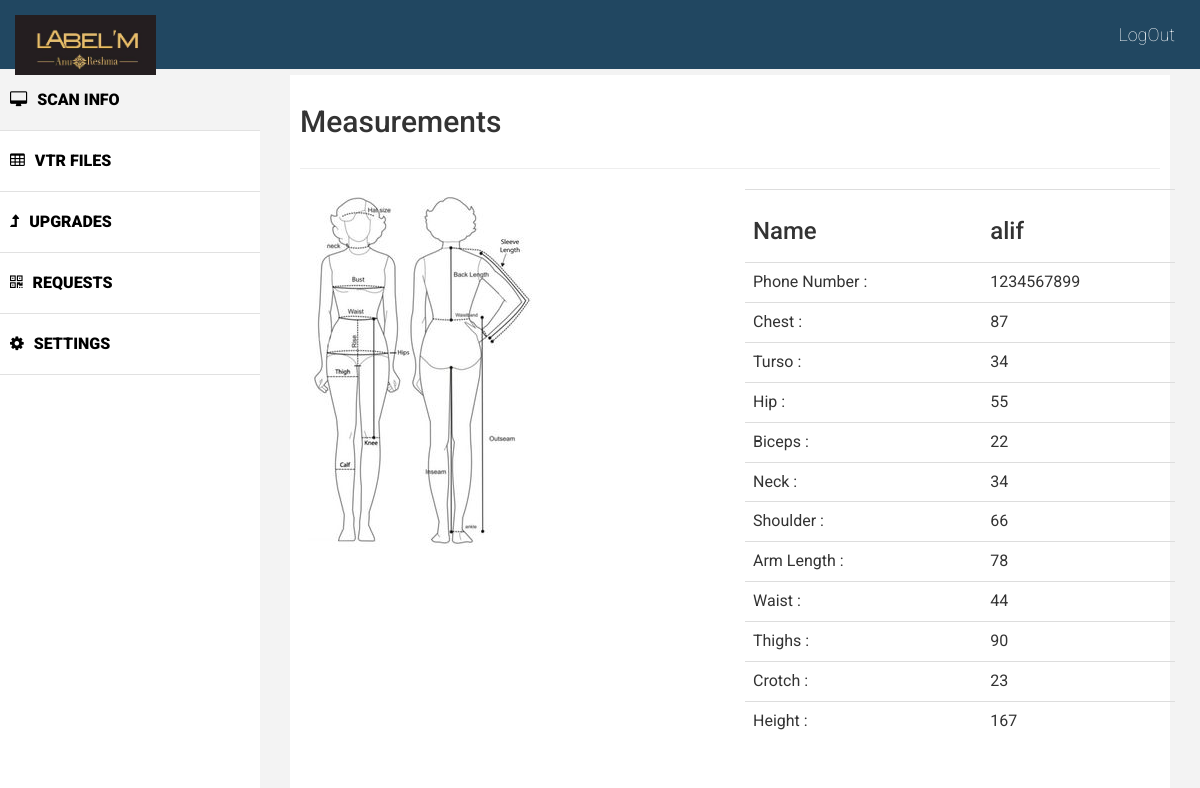
The app's page /Details.php?ph=1234567899 with its own data.
### tables this page shows
CREATE TABLE `user_table` (
  `Phone` int(250) UNSIGNED NOT NULL,
  `Password` varchar(50) NOT NULL,
  `UserName` varchar(100) DEFAULT NULL,
  `Gender` varchar(10) NOT NULL
);

CREATE TABLE `measurements` (
  `Phone` int(250) UNSIGNED NOT NULL,
  `Name` varchar(200) NOT NULL,
  `Date` datetime NOT NULL,
  `StoreId` int(200) NOT NULL,
  `Chest` int(11) DEFAULT NULL,
  `Turso` int(11) DEFAULT NULL,
  `Hip` int(11) DEFAULT NULL,
  `biceps` int(11) DEFAULT NULL,
  `Neck` int(250) NOT NULL,
  `Shoulder` int(250) NOT NULL,
  `ArmLength` int(250) NOT NULL,
  `Waist` int(250) NOT NULL,
  `Thighs` int(250) NOT NULL,
  `Crotch` int(250) NOT NULL,
  `Height` int(250) NOT NULL
);

### Details.php (the view, shortened to what this page needs)
<html>
<head>
	<link href="css/bootstrap.css" rel="stylesheet" />
	<link href="css/font-awesome.css" rel="stylesheet" />
	<link href="css/custom.css" rel="stylesheet" />
</head>
</head>
<body>
	<div id="wrapper">
		<div class="navbar navbar-inverse navbar-fixed-top">
			<div class="adjust-nav">
				<div class="navbar-header">
					<a class="navbar-brand" href="#">
						<img src="images/logo.jpg" class="img-responsive" style=" margin:0px; max-height: 60px;max-width: auto;" />
					</a>
				</div>
				<span class="logout-spn" >
					<a href="logout.php" style="color:#fff;">LogOut</a>
				</span>
			</div>
		</div>
		<nav class="navbar-default navbar-side" role="navigation">
			<div class="sidebar-collapse">
				<ul class="nav" id="main-menu">
					<li class="active-link">
						<a href="ShopHome.php" ><i class="fa fa-desktop "></i>SCAN INFO</a>
					</li>
					<li>
						<a href="#"><i class="fa fa-table "></i>VTR FILES </a>
					</li>
					<li>
						<a href="#"><i class="fa fa-level-up "></i>UPGRADES  </a>
					</li>
					<li>
						<a href="#"><i class="fa fa-qrcode "></i>REQUESTS</a>
					</li>
					<li>
						<a href="#"><i class="fa fa-cog"></i>SETTINGS</a>
					</li>
				</ul>
			</div>
		</nav>
		<div id="page-wrapper" >
			<div id="page-inner">
				<div class="row">
					<div class="col-lg-12">
						<h2>Measurements</h2>
					</div>
				</div>
				<hr />
			<div class="row">
					<aside>
						<div class="col-lg-6 col-md-6 col-sm-4 col-xs-4">
							<img src="images/chart.jpg" class="img-responsive" style="min-height: 70%; align-content: left;">
						</div>
				</aside>
				<div class="row">
					<div class="col-lg-6 col-md-6 col-sm-6 col-xs-6">
					<table class="table">
					<tbody>
						<?php
						global $conn;
						$phone = $_GET['ph'] ;
						$quer = "SELECT * FROM measurements INNER JOIN user_table ON measurements.Phone = user_table.Phone and  measurements.Phone ='$phone' ORDER BY Date Desc";
						$result = $conn->prepare($quer);
						$result->execute();
						$row = $result->fetch(PDO::FETCH_ASSOC);
						echo "<tr><td>";
							echo "<h3>Name</h3>";
							echo "</td><td><h3>";
							echo $row['UserName'];
						echo "</h3></td></tr>";
						echo "<tr><td>";
							echo "Phone Number :";
							echo "</td><td>";
							echo $row['Phone'];
						echo "</td></tr>";
						echo "<tr><td>";
							echo "Chest :";
							echo "</td><td>";
							echo $row['Chest'];
						echo "</td></tr>";
						echo "<tr><td>";
							echo "Turso :";
							echo "</td><td>";
							echo $row['Turso'];
						echo "</td></tr>";
						echo "<tr><td>";
							echo "Hip :";
							echo "</td><td>";
							echo $row['Hip'];
						echo "</td></tr>";
						echo "<tr><td>";
							echo "Biceps :";
							echo "</td><td>";
							echo $row['biceps'];
						echo "</td></tr>";
						echo "<tr><td>";
							echo "Neck :";
							echo "</td><td>";
							echo $row['Neck'];
						echo "</td></tr>";
						echo "<tr><td>";
							echo "Shoulder :";
							echo "</td><td>";
							echo $row['Shoulder'];
						echo "</td></tr>";
						echo "<tr><td>";
							echo "Arm Length :";
							echo "</td><td>";
							echo $row['ArmLength'];
						echo "</td></tr>";
						echo "<tr><td>";
							echo "Waist :";
							echo "</td><td>";
							echo $row['Waist'];
						echo "</td></tr>";
						echo "<tr><td>";
							echo "Thighs :";
							echo "</td><td>";
							echo $row['Thighs'];
						echo "</td></tr>";
						echo "<tr><td>";
							echo "Crotch :";
							echo "</td><td>";
							echo $row['Crotch'];
						echo "</td></tr>";
						echo "<tr><td>";
							echo "Height :";
							echo "</td><td>";
							echo $row['Height'];
						echo "</td></tr>";
						?>
						</tbody>
						</table>
					</div>
				</div>
</div>
			</div>
		</div>
	</div>
</body>
</html>

### css/custom.css (style rules this page uses)
body { font-family: 'Roboto', sans-serif; line-height:30px; }
#wrapper { width: 100%; margin-top:50px; }
#page-wrapper { padding: 15px 15px; min-height: 100px; background:#F3F3F3; }
#page-inner { width:100%; margin:10px 20px 10px 0px; background-color:#fff!important; padding:10px; min-height:1050px; }
.sidebar-collapse .nav { padding:0; padding-top:20px; }
.sidebar-collapse > .nav > li > a { padding:15px 10px; color: #000; font-weight: 900; font-size: 16px; }
.sidebar-collapse > .nav > li { border-bottom:1px solid #e1e1e1; }
.navbar-side { border:none; background-color: #fff; }
.navbar-inverse { background-color: #214761; border-color: #F0F0F0; min-height: 70px; }
.nav > li > a > i { margin-right:10px; }
.logout-spn { float:right; color:#fff; font-size:18px; font-weight:100; margin:90px; margin: 20px 25px 10px 25px; }
.logout-spn a { text-decoration:none; }
.active-link { background-color:#f3f3f3; }
@media (min-width:768px) { #page-wrapper { margin: 0 0 0 260px; padding: 15px 30px; min-height: 1050px; } }
@media (min-width:768px) { .navbar-side { z-index: 1; position: absolute; width: 260px; } }

### records on screen
user_table: UserName "alif", Phone "1234567899"
measurements: Chest "87", Turso "34", Hip "55", biceps "22", Neck "34", Shoulder "66", ArmLength "78", Waist "44", Thighs "90", Crotch "23", Height "167"
